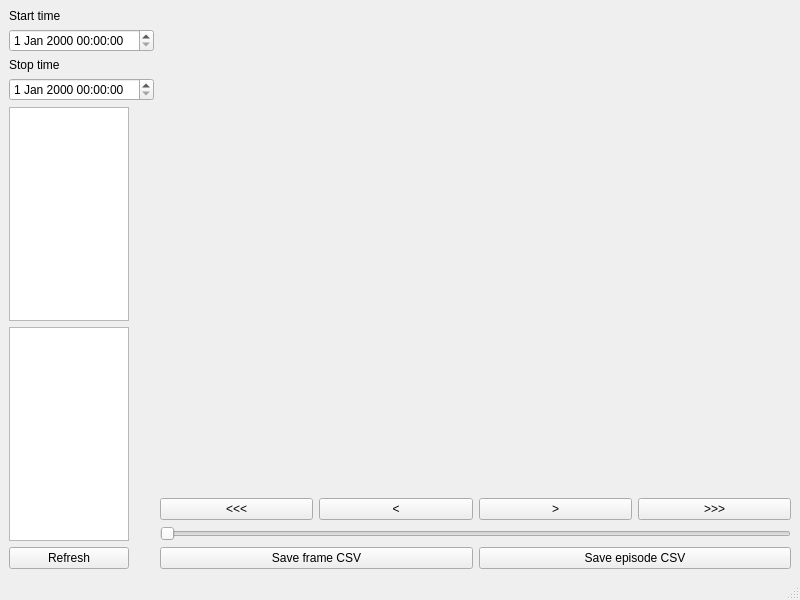
<?xml version="1.0" encoding="UTF-8"?>
<ui version="4.0">
 <class>MainWindow</class>
 <widget class="QMainWindow" name="MainWindow">
  <property name="geometry">
   <rect>
    <x>0</x>
    <y>0</y>
    <width>800</width>
    <height>600</height>
   </rect>
  </property>
  <property name="windowTitle">
   <string>MainWindow</string>
  </property>
  <widget class="QWidget" name="centralwidget">
   <layout class="QGridLayout" name="gridLayout_2">
    <item row="0" column="0">
     <layout class="QGridLayout" name="gridLayout">
      <item row="0" column="1">
       <layout class="QVBoxLayout" name="rightVLayout">
        <item>
         <spacer name="verticalSpacer">
          <property name="orientation">
           <enum>Qt::Vertical</enum>
          </property>
          <property name="sizeHint" stdset="0">
           <size>
            <width>20</width>
            <height>40</height>
           </size>
          </property>
         </spacer>
        </item>
        <item>
         <layout class="QHBoxLayout" name="horizontalLayout">
          <item>
           <widget class="QPushButton" name="backwardMoreButton">
            <property name="text">
             <string>&lt;&lt;&lt;</string>
            </property>
           </widget>
          </item>
          <item>
           <widget class="QPushButton" name="backwardOneButton">
            <property name="text">
             <string>&lt;</string>
            </property>
           </widget>
          </item>
          <item>
           <widget class="QPushButton" name="forwardOneButton">
            <property name="text">
             <string>&gt;</string>
            </property>
           </widget>
          </item>
          <item>
           <widget class="QPushButton" name="forwardMoreButton">
            <property name="text">
             <string>&gt;&gt;&gt;</string>
            </property>
           </widget>
          </item>
         </layout>
        </item>
        <item>
         <widget class="QSlider" name="timeSlider">
          <property name="orientation">
           <enum>Qt::Horizontal</enum>
          </property>
         </widget>
        </item>
        <item>
         <layout class="QHBoxLayout" name="horizontalLayout_2">
          <item>
           <widget class="QPushButton" name="saveCSVFRAMEButton">
            <property name="text">
             <string>Save frame CSV</string>
            </property>
           </widget>
          </item>
          <item>
           <widget class="QPushButton" name="saveCSVEPISODEButton">
            <property name="text">
             <string>Save episode CSV</string>
            </property>
           </widget>
          </item>
         </layout>
        </item>
       </layout>
      </item>
      <item row="0" column="0">
       <layout class="QVBoxLayout" name="verticalLayout_2">
        <item>
         <widget class="QLabel" name="label">
          <property name="text">
           <string>Start time</string>
          </property>
         </widget>
        </item>
        <item>
         <widget class="QDateTimeEdit" name="startTimeEdit"/>
        </item>
        <item>
         <widget class="QLabel" name="label_2">
          <property name="text">
           <string>Stop time</string>
          </property>
         </widget>
        </item>
        <item>
         <widget class="QDateTimeEdit" name="stopTimeEdit_2"/>
        </item>
        <item>
         <widget class="QListWidget" name="timeList">
          <property name="maximumSize">
           <size>
            <width>120</width>
            <height>16777215</height>
           </size>
          </property>
         </widget>
        </item>
        <item>
         <widget class="QListWidget" name="sensorList">
          <property name="maximumSize">
           <size>
            <width>120</width>
            <height>16777215</height>
           </size>
          </property>
         </widget>
        </item>
        <item>
         <widget class="QPushButton" name="refreshButton">
          <property name="maximumSize">
           <size>
            <width>120</width>
            <height>16777215</height>
           </size>
          </property>
          <property name="text">
           <string>Refresh</string>
          </property>
         </widget>
        </item>
       </layout>
      </item>
     </layout>
    </item>
   </layout>
  </widget>
  <widget class="QMenuBar" name="menubar">
   <property name="geometry">
    <rect>
     <x>0</x>
     <y>0</y>
     <width>800</width>
     <height>21</height>
    </rect>
   </property>
  </widget>
  <widget class="QStatusBar" name="statusbar"/>
 </widget>
 <resources/>
 <connections/>
</ui>
